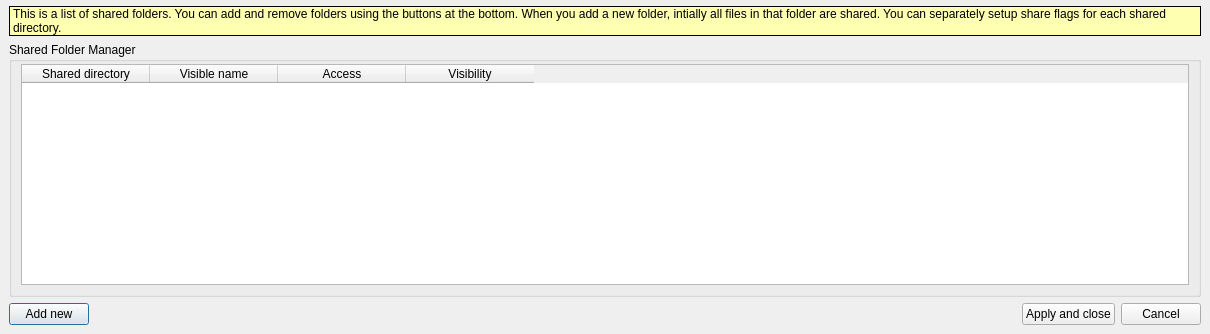
<?xml version="1.0" encoding="UTF-8"?>
<ui version="4.0">
 <class>ShareManager</class>
 <widget class="QDialog" name="ShareManager">
  <property name="geometry">
   <rect>
    <x>0</x>
    <y>0</y>
    <width>1210</width>
    <height>334</height>
   </rect>
  </property>
  <property name="windowTitle">
   <string>RetroShare Share Manager</string>
  </property>
  <property name="windowIcon">
   <iconset resource="images.qrc">
    <normaloff>:/images/logo/logo_16.png</normaloff>:/images/logo/logo_16.png</iconset>
  </property>
  <layout class="QGridLayout" name="gridLayout_3">
   <property name="leftMargin">
    <number>0</number>
   </property>
   <property name="topMargin">
    <number>0</number>
   </property>
   <property name="rightMargin">
    <number>0</number>
   </property>
   <property name="bottomMargin">
    <number>0</number>
   </property>
   <property name="spacing">
    <number>0</number>
   </property>
   <item row="0" column="0">
    <widget class="HeaderFrame" name="headerFrame">
     <property name="frameShape">
      <enum>QFrame::NoFrame</enum>
     </property>
     <property name="frameShadow">
      <enum>QFrame::Raised</enum>
     </property>
     <property name="lineWidth">
      <number>1</number>
     </property>
    </widget>
   </item>
   <item row="1" column="0">
    <widget class="QFrame" name="frame_2">
     <property name="frameShape">
      <enum>QFrame::NoFrame</enum>
     </property>
     <property name="frameShadow">
      <enum>QFrame::Raised</enum>
     </property>
     <layout class="QGridLayout" name="gridLayout_2">
      <property name="topMargin">
       <number>6</number>
      </property>
      <item row="1" column="0" colspan="4">
       <widget class="QGroupBox" name="groupBox">
        <property name="title">
         <string>Shared Folder Manager</string>
        </property>
        <layout class="QGridLayout" name="gridLayout_4">
         <property name="topMargin">
          <number>2</number>
         </property>
         <item row="2" column="0">
          <widget class="QTableWidget" name="shareddirList">
           <property name="contextMenuPolicy">
            <enum>Qt::CustomContextMenu</enum>
           </property>
           <property name="editTriggers">
            <set>QAbstractItemView::DoubleClicked</set>
           </property>
           <property name="alternatingRowColors">
            <bool>true</bool>
           </property>
           <property name="selectionMode">
            <enum>QAbstractItemView::SingleSelection</enum>
           </property>
           <property name="selectionBehavior">
            <enum>QAbstractItemView::SelectRows</enum>
           </property>
           <property name="showGrid">
            <bool>false</bool>
           </property>
           <property name="sortingEnabled">
            <bool>true</bool>
           </property>
           <attribute name="horizontalHeaderMinimumSectionSize">
            <number>128</number>
           </attribute>
           <attribute name="verticalHeaderVisible">
            <bool>false</bool>
           </attribute>
           <attribute name="verticalHeaderDefaultSectionSize">
            <number>22</number>
           </attribute>
           <column>
            <property name="text">
             <string>Shared directory</string>
            </property>
           </column>
           <column>
            <property name="text">
             <string>Visible name</string>
            </property>
           </column>
           <column>
            <property name="text">
             <string>Access</string>
            </property>
            <property name="toolTip">
             <string comment="If activated, the share is anonymously accessible to anybody"/>
            </property>
           </column>
           <column>
            <property name="text">
             <string>Visibility</string>
            </property>
            <property name="toolTip">
             <string comment="If checked, the share is browsable by your friends"/>
            </property>
           </column>
          </widget>
         </item>
        </layout>
       </widget>
      </item>
      <item row="2" column="0">
       <widget class="QPushButton" name="addButton">
        <property name="minimumSize">
         <size>
          <width>0</width>
          <height>0</height>
         </size>
        </property>
        <property name="maximumSize">
         <size>
          <width>200</width>
          <height>200</height>
         </size>
        </property>
        <property name="toolTip">
         <string>Add a Share Directory</string>
        </property>
        <property name="text">
         <string>Add new</string>
        </property>
        <property name="iconSize">
         <size>
          <width>24</width>
          <height>24</height>
         </size>
        </property>
       </widget>
      </item>
      <item row="2" column="1">
       <spacer>
        <property name="orientation">
         <enum>Qt::Horizontal</enum>
        </property>
        <property name="sizeHint" stdset="0">
         <size>
          <width>191</width>
          <height>20</height>
         </size>
        </property>
       </spacer>
      </item>
      <item row="2" column="2">
       <widget class="QPushButton" name="closeButton">
        <property name="text">
         <string>Apply and close</string>
        </property>
       </widget>
      </item>
      <item row="2" column="3">
       <widget class="QPushButton" name="cancelButton">
        <property name="text">
         <string>Cancel</string>
        </property>
       </widget>
      </item>
      <item row="0" column="0" colspan="4">
       <widget class="StyledLabel" name="labelInstructions">
        <property name="palette">
         <palette>
          <active>
           <colorrole role="Base">
            <brush brushstyle="SolidPattern">
             <color alpha="255">
              <red>255</red>
              <green>255</green>
              <blue>255</blue>
             </color>
            </brush>
           </colorrole>
           <colorrole role="Window">
            <brush brushstyle="SolidPattern">
             <color alpha="255">
              <red>255</red>
              <green>255</green>
              <blue>178</blue>
             </color>
            </brush>
           </colorrole>
          </active>
          <inactive>
           <colorrole role="Base">
            <brush brushstyle="SolidPattern">
             <color alpha="255">
              <red>255</red>
              <green>255</green>
              <blue>255</blue>
             </color>
            </brush>
           </colorrole>
           <colorrole role="Window">
            <brush brushstyle="SolidPattern">
             <color alpha="255">
              <red>255</red>
              <green>255</green>
              <blue>178</blue>
             </color>
            </brush>
           </colorrole>
          </inactive>
          <disabled>
           <colorrole role="Base">
            <brush brushstyle="SolidPattern">
             <color alpha="255">
              <red>255</red>
              <green>255</green>
              <blue>178</blue>
             </color>
            </brush>
           </colorrole>
           <colorrole role="Window">
            <brush brushstyle="SolidPattern">
             <color alpha="255">
              <red>255</red>
              <green>255</green>
              <blue>178</blue>
             </color>
            </brush>
           </colorrole>
          </disabled>
         </palette>
        </property>
        <property name="autoFillBackground">
         <bool>true</bool>
        </property>
        <property name="styleSheet">
         <string notr="true"/>
        </property>
        <property name="frameShape">
         <enum>QFrame::Box</enum>
        </property>
        <property name="text">
         <string>This is a list of shared folders. You can add and remove folders using the buttons at the bottom. When you add a new folder, intially all files in that folder are shared. You can separately setup share flags for each shared directory.</string>
        </property>
        <property name="wordWrap">
         <bool>true</bool>
        </property>
       </widget>
      </item>
     </layout>
    </widget>
   </item>
  </layout>
 </widget>
 <customwidgets>
  <customwidget>
   <class>StyledLabel</class>
   <extends>QLabel</extends>
   <header>gui/common/StyledLabel.h</header>
  </customwidget>
  <customwidget>
   <class>HeaderFrame</class>
   <extends>QFrame</extends>
   <header>gui/common/HeaderFrame.h</header>
   <container>1</container>
  </customwidget>
 </customwidgets>
 <resources>
  <include location="images.qrc"/>
 </resources>
 <connections/>
</ui>
